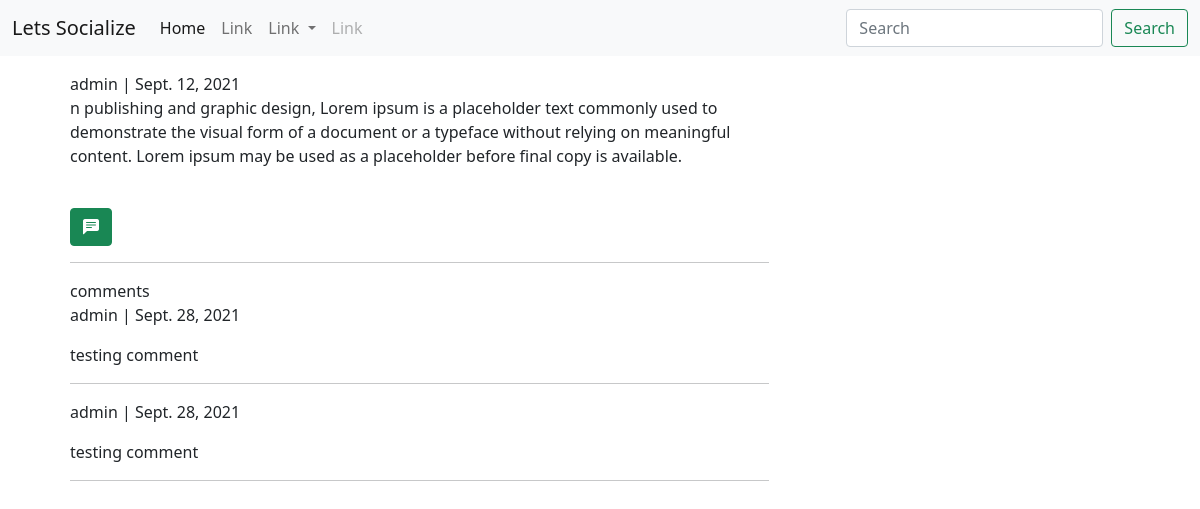
/social/13/, run on an earlier commit of the app's database.
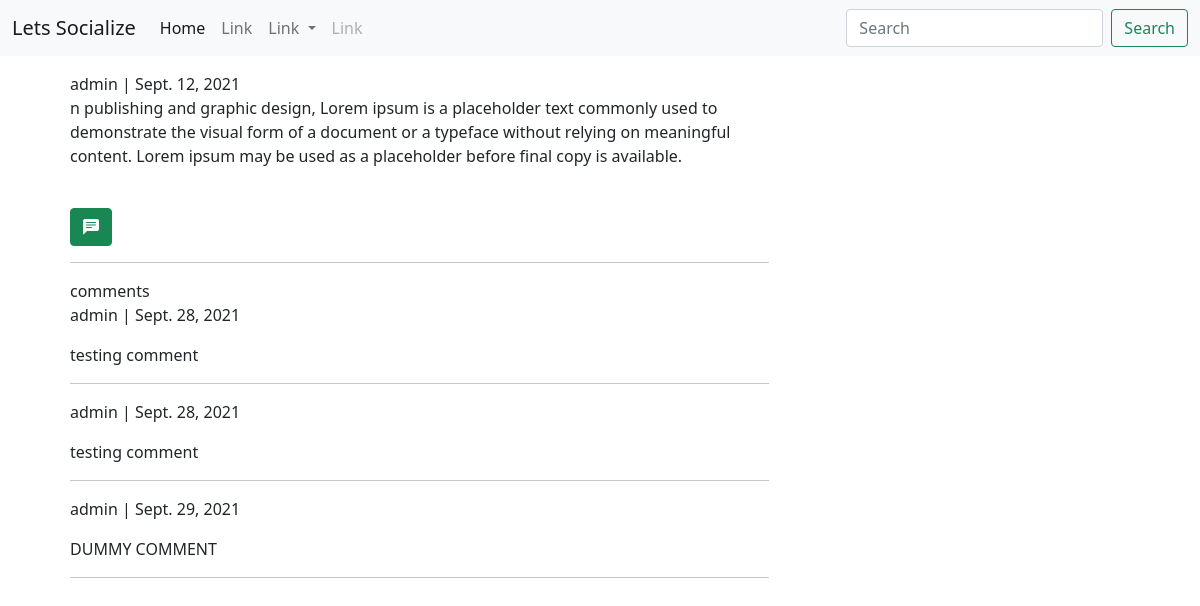
And on a later commit of the database.
### social/models.py (models this page shows)
class Comment(models.Model):
  post = models.ForeignKey(Post,on_delete=models.CASCADE)
  body = models.TextField()
  author = models.ForeignKey(User, on_delete=models.CASCADE)
  created_on = models.DateField(default=datetime.now)

### social/views.py (the view)
# urls.py: path('<int:id>/',views.postDetail,name="post_detail"),
def postDetail(request, id):
  post = get_object_or_404(Post, id=id)
  comments = Comment.objects.all()
  form = CommentForm()
  if request.method == 'POST':
    body = request.POST['body']
    author = request.user
    comment = Comment.objects.create(author=author,body=body,post=post)
    comment.save()
    return HttpResponseRedirect(reverse('social:post_detail', args=[post.id]))
  context = {'post':post,'form':form,'comments':comments}
  return render(request,'social/detail.html',context)

### social/forms.py
class CommentForm(ModelForm):
  body = forms.CharField(
    label = '',
    widget=forms.Textarea(attrs={
      'rows':'3',
      'placeholder':'comment'
    })
  )
  class Meta:
    model = Comment
    fields = ['body']

### templates/social/detail.html (shortened to what this page needs)
{% extends 'base.html' %}
{% load crispy_forms_tags  %}
{% block content %}
<div class="container">
  <div class="row m-2 p-2">
    <div class="col-md-8">
      {{ post.author }} | {{ post.created_on }}
     <p class=""> {{ post.body }}</p>
     <br>
     <div x-data="{ open: false }">
      <button @click="open = ! open" class="btn btn-success"> <i class="bi bi-chat-left-text-fill"  ></i>  </button>
    </div>
     <hr>
    </div>
    <div class="col-md-8">
      <span>comments</span>
      <br>
      {% if comments %}
      {% for comment  in comments %}
      <p>{{ comment.author }} | {{ comment.created_on }}</p>
       {{ comment.body }}
       <hr>
      {% endfor %}
      {% endif %}
    </div>
  </div>
</div>
{% endblock %}

What changed in the data, as far as the page shows it:
added Comment: author "admin", created_on "Sept. 29, 2021", body "DUMMY COMMENT"
